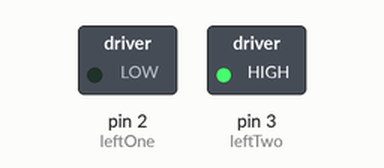
The sketch below on a simulated Arduino Uno, built with avr-gcc and run on an emulated ATmega328P. Parts: switched loads named in the sketch (green lamp = pin HIGH).

Above: at 0.1 s.
Timing chart, 0 to 1.6 s (numbered marks = the images above):
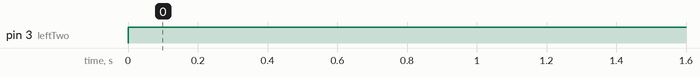

Measured:
- by itself, pin 3 (leftTwo): LOW → HIGH at 0.00 s

The sketch:

MotoraansturingTest.ino
```cpp
/*Dit programma moet de motor vooruit & achteruit laten rijden*/
const int leftOne = 2;
const int leftTwo = 3;
/*const int rightOne = 4;
const int rightTwo = 5;*/

void setup()
{
  Serial.begin(9600);
  pinMode(leftOne, OUTPUT);
  pinMode(leftTwo, OUTPUT);
  /*pinMode(rightOne, OUTPUT);
  pinMode(rightTwo, OUTPUT);*/
}

void loop()
{
  digitalWrite(leftOne, LOW);
  digitalWrite(leftTwo, HIGH);
  //digitalWrite(rightOne, LOW);
  //digitalWrite(rightTwo, HIGH);
}
```
